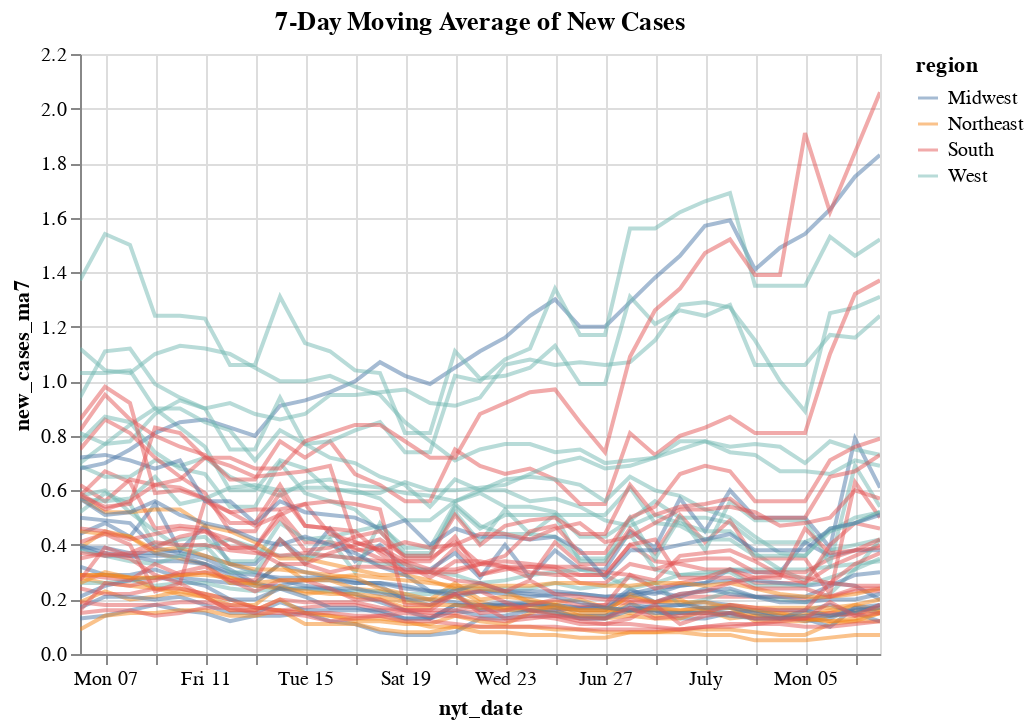

The code cell stored with this chart in its notebook:
### Markdown cell above
We can group them following the US Census Bureau's Statistical Region classification but add a tooltip so people can still know which state they are mousing over.

### Code cell
alt.Chart(
    state_moving_average,
    title = "7-Day Moving Average of New Cases").mark_line(
    opacity = 0.5).encode(
    x = 'nyt_date',
    y = 'new_cases_ma7',
    color = 'region',
    detail = 'state_name',
    tooltip = ['region', 'state_name', 'new_cases_ma7', 'new_deaths_ma7']
).interactive()

### Figure 1 — Vega-Lite specification as saved in the notebook (floating-point values rounded to 4 significant figures; data arrays with more than 128 entries replaced by an {"elided": "..."} marker saying what was removed)
{"config": {"view": {"continuousWidth": 400, "continuousHeight": 300}}, "data": {"name": "data-d307780ea4df2dc3df4289a8cd9b434c"}, "mark": {"type": "line", "opacity": 0.5}, "encoding": {"color": {"type": "nominal", "field": "region"}, "detail": {"type": "nominal", "field": "state_name"}, "tooltip": [{"type": "nominal", "field": "region"}, {"type": "nominal", "field": "state_name"}, {"type": "quantitative", "field": "new_cases_ma7"}, {"type": "quantitative", "field": "new_deaths_ma7"}], "x": {"type": "temporal", "field": "nyt_date"}, "y": {"type": "quantitative", "field": "new_cases_ma7"}}, "selection": {"selector017": {"type": "interval", "bind": "scales", "encodings": ["x", "y"]}}, "title": "7-Day Moving Average of New Cases", "$schema": "https://vega.github.io/schema/vega-lite/v4.8.1.json", "datasets": {"data-d307780ea4df2dc3df4289a8cd9b434c": {"elided": "1683 records"}}}
